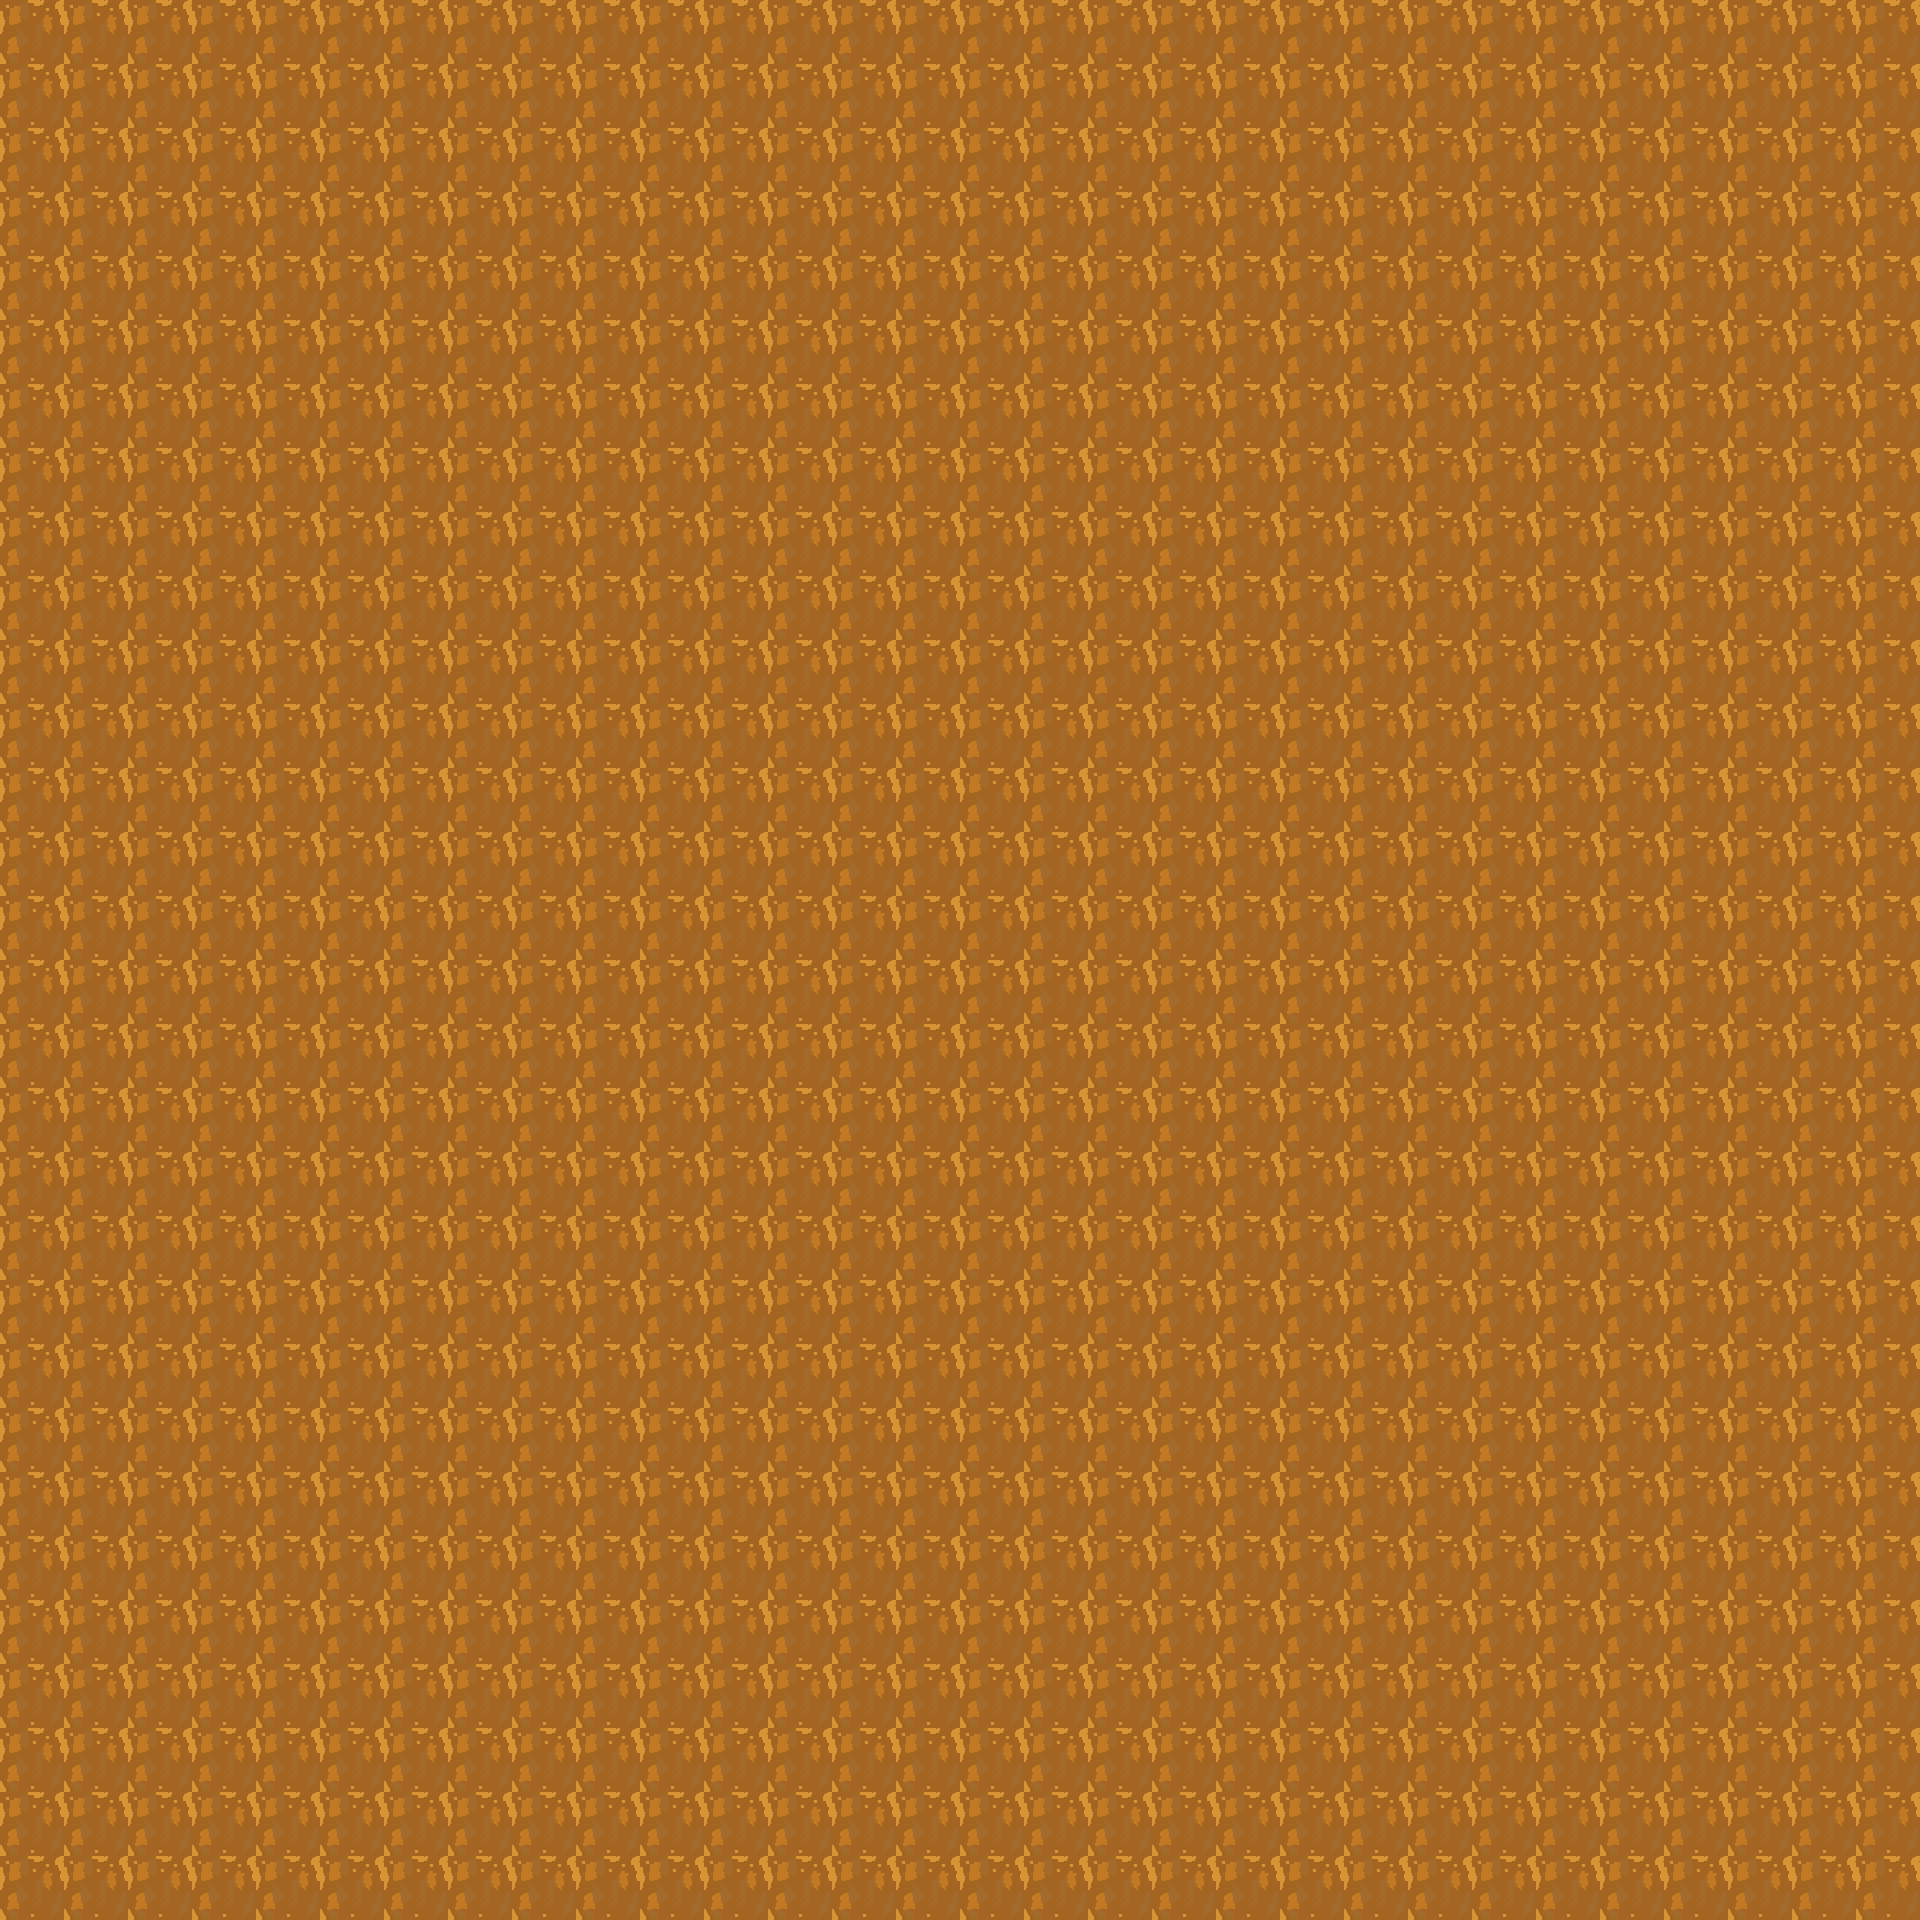

A level layout from a 2D game, rendered from its tile map. Below: a short description, then the map file with its tile-grid data intact:
An orthogonal 30x30 tile map with 64x64 px tiles, 1 tile layer (Tile Layer 1).

<map version="1.2" tiledversion="1.3.2" orientation="orthogonal" renderorder="right-down" compressionlevel="-1" width="30" height="30" tilewidth="64" tileheight="64" infinite="0" nextlayerid="2" nextobjectid="1">
 <tileset firstgid="1" source="shitpix.tsx" />
 <layer id="1" name="Tile Layer 1" width="30" height="30">
  <data encoding="csv">
1,1,1,1,1,1,1,1,1,1,1,1,1,1,1,1,1,1,1,1,1,1,1,1,1,1,1,1,1,1,
1,1,1,1,1,1,1,1,1,1,1,1,1,1,1,1,1,1,1,1,1,1,1,1,1,1,1,1,1,1,
1,1,1,1,1,1,1,1,1,1,1,1,1,1,1,1,1,1,1,1,1,1,1,1,1,1,1,1,1,1,
1,1,1,1,1,1,1,1,1,1,1,1,1,1,1,1,1,1,1,1,1,1,1,1,1,1,1,1,1,1,
1,1,1,1,1,1,1,1,1,1,1,1,1,1,1,1,1,1,1,1,1,1,1,1,1,1,1,1,1,1,
1,1,1,1,1,1,1,1,1,1,1,1,1,1,1,1,1,1,1,1,1,1,1,1,1,1,1,1,1,1,
1,1,1,1,1,1,1,1,1,1,1,1,1,1,1,1,1,1,1,1,1,1,1,1,1,1,1,1,1,1,
1,1,1,1,1,1,1,1,1,1,1,1,1,1,1,1,1,1,1,1,1,1,1,1,1,1,1,1,1,1,
1,1,1,1,1,1,1,1,1,1,1,1,1,1,1,1,1,1,1,1,1,1,1,1,1,1,1,1,1,1,
1,1,1,1,1,1,1,1,1,1,1,1,1,1,1,1,1,1,1,1,1,1,1,1,1,1,1,1,1,1,
1,1,1,1,1,1,1,1,1,1,1,1,1,1,1,1,1,1,1,1,1,1,1,1,1,1,1,1,1,1,
1,1,1,1,1,1,1,1,1,1,1,1,1,1,1,1,1,1,1,1,1,1,1,1,1,1,1,1,1,1,
1,1,1,1,1,1,1,1,1,1,1,1,1,1,1,1,1,1,1,1,1,1,1,1,1,1,1,1,1,1,
1,1,1,1,1,1,1,1,1,1,1,1,1,1,1,1,1,1,1,1,1,1,1,1,1,1,1,1,1,1,
1,1,1,1,1,1,1,1,1,1,1,1,1,1,1,1,1,1,1,1,1,1,1,1,1,1,1,1,1,1,
1,1,1,1,1,1,1,1,1,1,1,1,1,1,1,1,1,1,1,1,1,1,1,1,1,1,1,1,1,1,
1,1,1,1,1,1,1,1,1,1,1,1,1,1,1,1,1,1,1,1,1,1,1,1,1,1,1,1,1,1,
1,1,1,1,1,1,1,1,1,1,1,1,1,1,1,1,1,1,1,1,1,1,1,1,1,1,1,1,1,1,
1,1,1,1,1,1,1,1,1,1,1,1,1,1,1,1,1,1,1,1,1,1,1,1,1,1,1,1,1,1,
1,1,1,1,1,1,1,1,1,1,1,1,1,1,1,1,1,1,1,1,1,1,1,1,1,1,1,1,1,1,
1,1,1,1,1,1,1,1,1,1,1,1,1,1,1,1,1,1,1,1,1,1,1,1,1,1,1,1,1,1,
1,1,1,1,1,1,1,1,1,1,1,1,1,1,1,1,1,1,1,1,1,1,1,1,1,1,1,1,1,1,
1,1,1,1,1,1,1,1,1,1,1,1,1,1,1,1,1,1,1,1,1,1,1,1,1,1,1,1,1,1,
1,1,1,1,1,1,1,1,1,1,1,1,1,1,1,1,1,1,1,1,1,1,1,1,1,1,1,1,1,1,
1,1,1,1,1,1,1,1,1,1,1,1,1,1,1,1,1,1,1,1,1,1,1,1,1,1,1,1,1,1,
1,1,1,1,1,1,1,1,1,1,1,1,1,1,1,1,1,1,1,1,1,1,1,1,1,1,1,1,1,1,
1,1,1,1,1,1,1,1,1,1,1,1,1,1,1,1,1,1,1,1,1,1,1,1,1,1,1,1,1,1,
1,1,1,1,1,1,1,1,1,1,1,1,1,1,1,1,1,1,1,1,1,1,1,1,1,1,1,1,1,1,
1,1,1,1,1,1,1,1,1,1,1,1,1,1,1,1,1,1,1,1,1,1,1,1,1,1,1,1,1,1,
1,1,1,1,1,1,1,1,1,1,1,1,1,1,1,1,1,1,1,1,1,1,1,1,1,1,1,1,1,1
</data>
 </layer>
</map>